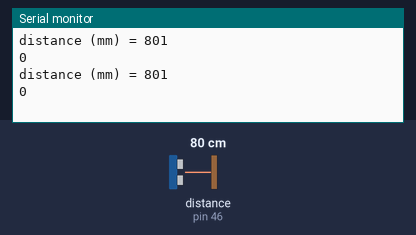
A sketch run on a simulated Arduino Mega 2560, built with avr-gcc and run on an emulated ATmega2560. Shown: the last lines printed to the serial monitor. Wiring (inferred from the names in the program): ultrasonic range finder: trigger pin 22; echo pin 46. Inputs (shaded band) come from the test bench; at power-on: distance to the obstacle (sensor on pin 46) 80 cm. The echo pulse lasts 58.3 µs per cm.

Above: at 1.2 s.
1.3 s: distance to the obstacle (sensor on pin 46) set to 2 cm
At 2.6 s:
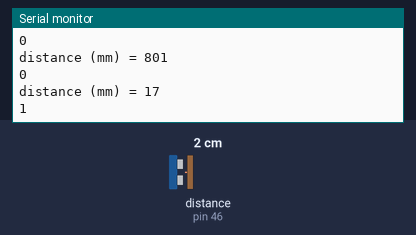
2.8 s: distance to the obstacle (sensor on pin 46) set to 4 cm
At 3.9 s:
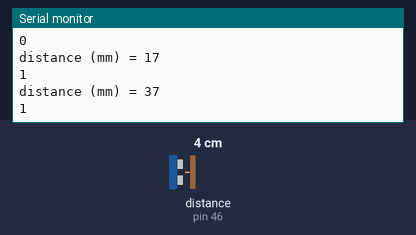
Timing chart, 0 to 5.8 s (numbered marks = the images above; inputs shaded):
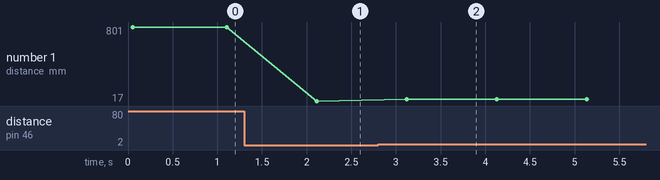

Measured:
- after the input at 1.3 s, the serial monitor: prints a new line after 0.81 s (image 1)
- after the input at 2.8 s, the serial monitor: prints a new line after 0.32 s (image 2)
- plotted number 1: 801 → 17 after the input at 1.3 s, 17 → 37 after the input at 2.8 s

The sketch:

test_ULscan.ino
```cpp
#define UL_NUM 3    // 超声波模块的总个数
// 定义所有超声波模块的相关引脚
#define UL_trigPin_1 22
#define UL_echoPin_1 46
#define UL_trigPin_2 3
#define UL_echoPin_2 4
#define UL_trigPin_3 5
#define UL_echoPin_3 6
bool Scan_State[UL_NUM] = {false}; // 记录所有超声波模块的探测状况,true表示探测到


/********************************************************
函数功能: 底层函数，超声波检测
作者：Lu
入口参数：超声波模块的触发引脚 -> ultransonic_tr_pin
         超声波模块的回声引脚 -> ultransonic_ec_pin
         判断距离distance,单位mm
返 回 值: 小于distance返回true
影响参数：
********************************************************/
bool UL_Detecting(int ultransonic_tr_pin,int ultransonic_ec_pin,int distance){
      unsigned long time_echo_us = 0;
      unsigned long dist_mm = 0;
      unsigned long avg_dist = 0;
      unsigned long last_dist = 0;
      int count = 0;

      // 检测5次距离
      for(int i = 0;i<5;i++){
        digitalWrite(ultransonic_tr_pin, LOW);   // 先拉低，以确保脉冲识别正确
        delayMicroseconds(2);         // 等待2us
        digitalWrite(ultransonic_tr_pin, HIGH);  // 开始通过Trig/Pin 发送脉冲
        delayMicroseconds(12);        // 设置脉冲宽度为12us (>10us)
        digitalWrite(ultransonic_tr_pin, LOW);   // 结束脉冲
        time_echo_us = pulseIn(ultransonic_ec_pin, HIGH);          // 计算US-100 返回的脉冲宽度
        if((time_echo_us < 60000) && (time_echo_us > 1))// 脉冲有效范围(1, 60000).
        {
          // dist_mm = (time_echo_us * 0.34mm/us) / 2 (mm)
          dist_mm = time_echo_us*5/29;        // 通过脉冲宽度计算距离.
          count++;
          avg_dist += dist_mm;
        }
        else
          return false;
     }
        if(count!=0)
          avg_dist = avg_dist/count;

//        Serial.println(avg_dist);
//        Serial.println(count);
        if(avg_dist < distance)   return true;
        else return false;
}


/********************************************************
函数功能: 顶层函数，超声波检测，调用此函数可以更改Scan_State[]
作者：Lu
入口参数：无
返 回 值: 无
影响参数：Scan_State[UL_NUM]
********************************************************/
void Scan_Echo(void){
  Scan_State[0] = UL_Detecting(UL_trigPin_1, UL_echoPin_1, 150);
  Scan_State[1] = UL_Detecting(UL_trigPin_2, UL_echoPin_2, 150);
  Scan_State[2] = UL_Detecting(UL_trigPin_3, UL_echoPin_3, 150);
}

// 返回距离，单位mm
unsigned long Scan_distance(int ultransonic_tr_pin,int ultransonic_ec_pin){
    unsigned long time_echo_us = 0;
    unsigned long dist_mm = 0;
    unsigned long avg_dist = 0;
    unsigned long last_dist = 0;
    int count = 0;

    int i;
//    Serial.println("ok----------------------");
    // 检测5次距离

    for(i = 0;i<5;i++){
//        Serial.println(i);
        digitalWrite(ultransonic_tr_pin, LOW);   // 先拉低，以确保脉冲识别正确
        delayMicroseconds(2);         // 等待2us
        digitalWrite(ultransonic_tr_pin, HIGH);  // 开始通过Trig/Pin 发送脉冲
        delayMicroseconds(12);        // 设置脉冲宽度为12us (>10us)
        digitalWrite(ultransonic_tr_pin, LOW);   // 结束脉冲
        time_echo_us = pulseIn(ultransonic_ec_pin, HIGH);          // 计算US-100 返回的脉冲宽度

//        Serial.print("time_echo_us : ");
//        Serial.println(time_echo_us);

        if((time_echo_us < 60000) && (time_echo_us > 1))// 脉冲有效范围(1, 60000).
        {
            // dist_mm = (time_echo_us * 0.34mm/us) / 2 (mm)
            dist_mm = time_echo_us*5/29;        // 通过脉冲宽度计算距离.
            count++;
            avg_dist += dist_mm;
        }
        else{
        //     Serial.print("time_echo_us = ");
        //   Serial.println(time_echo_us);
            return 0;
            // return false;
        }
    }

    if(count!=0)
    {
        avg_dist = avg_dist/count;
    }

        // Serial.print("time_echo_us = ");
        // Serial.println(time_echo_us);


    return avg_dist;
//        Serial.println(avg_dist);
//        Serial.println(count);
    // if(avg_dist < distance)   return true;
    // else return false;
}


void setup(){
    pinMode(UL_trigPin_1,OUTPUT);
    pinMode(UL_echoPin_1,INPUT);

    Serial.begin(115200);

}


unsigned long dist_mm = 0;

void loop(){

    dist_mm = Scan_distance(UL_trigPin_1, UL_echoPin_1);
    bool x = UL_Detecting(UL_trigPin_1,UL_echoPin_1,50);
    Serial.print("distance (mm) = ");
    Serial.println(dist_mm);
    Serial.println(x);
    delay(1000);

}
```
